Frame 1 (no input): blank canvas, image omitted
Frame 60 (the mouse pressed at the canvas centre just before this capture): blank canvas, image omitted
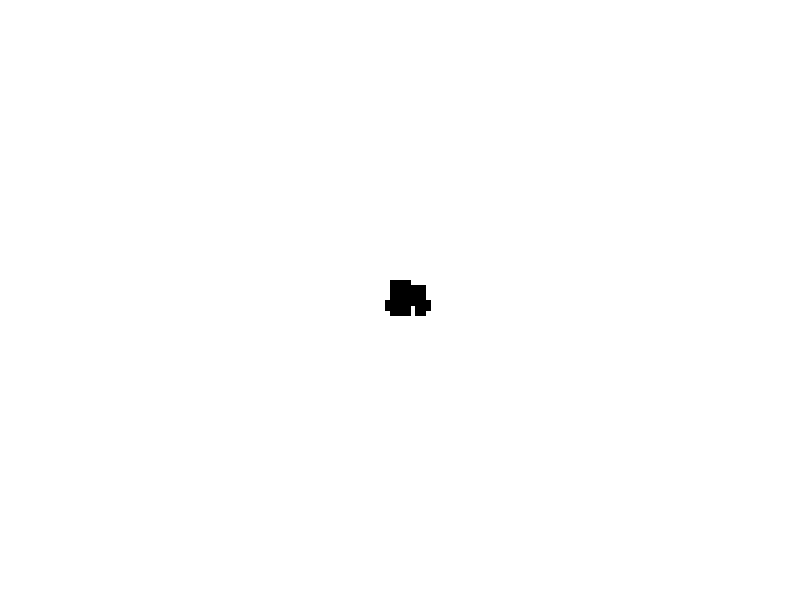
Frame 120 (the mouse held since frame 60 and released just before this capture)

The Processing sketch whose frames 1 and 60 were blank and that drew this single picture after the mouse press (run headless with seeded random() and noise(); from frame 60 on, the mouse is pressed at the canvas centre):

// Processing sketch: Walker
// ── Walker.pde
ArrayList<Walker_Class> walkers = new ArrayList<Walker_Class>();

void setup(){
  size(800, 600);
  background(255);
}

void draw(){
  fill(0);
  
  for(int i = 0; i <walkers.size(); i++){
    Walker_Class w = walkers.get(i);
    w.step();
    w.display();
  }

}

void mousePressed(){
  walkers.add(new Walker_Class(mouseX, mouseY));
}
// ── Walker_Class.pde
class Walker_Class{
   int x, y;
   
   Walker_Class(int x, int y){
     this.x = x;
     this.y = y;
   }
   
   void display(){
     stroke(0);
     rect(x,y, 10, 10);
   }
   
   void step(){
     int choice = int(random(4));
     
     if(choice == 0){
       this.x += 5;
     }else if(choice == 1){
       this.x -=5;
     }else if(choice ==2){
       this.y +=5;
     }else if(choice== 3){
       this.y -=5;
     }
     
     this.x = constrain(this.x, 0, width);
     this.y = constrain(this.y, 0, height);
   }
}
